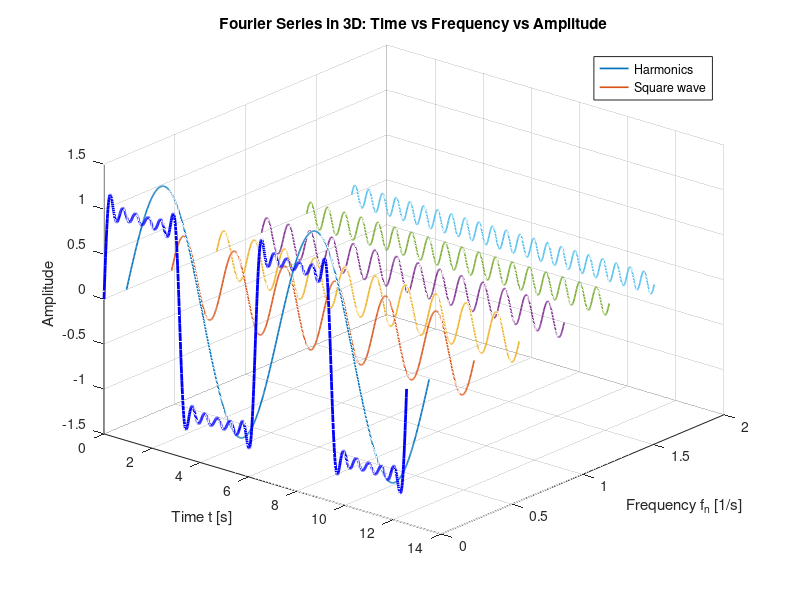

Write the MATLAB code that produced this figure.
clc; clear; close all;

T = 2*pi;
t = linspace(0, 2*T, 1000);
N = 6;
frequencies = (1:2:(2*N-1)) / T;
square_wave = zeros(size(t));

colors = lines(N);
figure;
hold on;
grid on;

for k = 1:N
    n = 2*k - 1;
    fn = n / T;          
    harmonic = (4/pi)*(1/n)*sin(n*t);
    plot3(t, fn*ones(size(t)), harmonic, 'Color', colors(k,:), 'LineWidth', 1.2);
    square_wave = square_wave + harmonic;
end

plot3(t, zeros(size(t)), square_wave, 'b', 'LineWidth', 2);

xlabel('Time t [s]');
ylabel('Frequency f_n [1/s]');
zlabel('Amplitude');
title('Fourier Series in 3D: Time vs Frequency vs Amplitude');
view(40, 30);
legend('Harmonics', 'Square wave');